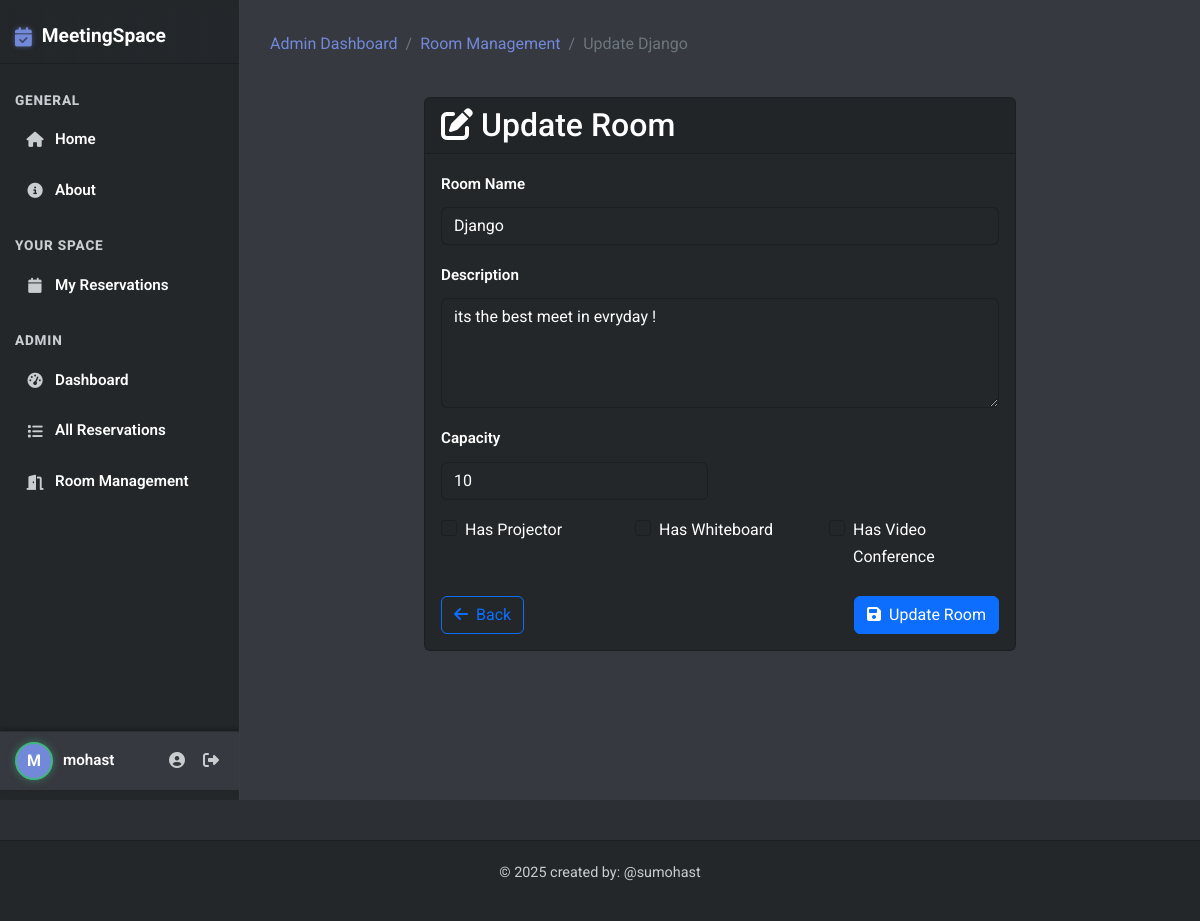
Page /update-room/7/ (signed in) on the committed database.
### base/models.py (models this page shows, shortened)
class Room(models.Model):
    name = models.CharField(max_length=100)
    capacity = models.IntegerField(default=10)
    has_projector = models.BooleanField(default=False)
    has_whiteboard = models.BooleanField(default=False)
    has_video_conference = models.BooleanField(default=False)
    description = models.TextField(null=True, blank=True)
    created = models.DateTimeField(auto_now_add=True)
    updated = models.DateTimeField(auto_now=True)
    class Meta: # this class is used to define metadata for the model , for example when we want to sort the rooms by name
        ordering = ['name']

### base/views.py (the view)
# urls.py: path('update-room/<str:pk>/', views.update_room, name="update-room"),
@staff_member_required
def update_room(request, pk):
    room = get_object_or_404(Room, id=pk)
    form = RoomForm(instance=room)
    if request.method == 'POST':
        form = RoomForm(request.POST, instance=room)
        if form.is_valid():
            form.save()
            messages.success(request, 'Room updated successfully!')
            return redirect('room-management')
    context = {'form': form, 'room': room}
    return render(request, 'base/room_form.html', context)

### base/forms.py
class RoomForm(ModelForm):
    class Meta:
        model = Room
        fields = ['name', 'description', 'capacity', 'has_projector', 'has_whiteboard', 'has_video_conference']
        widgets = {
            'name': forms.TextInput(attrs={'class': 'form-control'}),
            'description': forms.Textarea(attrs={'class': 'form-control', 'rows': 4}),
            'capacity': forms.NumberInput(attrs={'class': 'form-control'}),
            'has_projector': forms.CheckboxInput(attrs={'class': 'form-check-input'}),
            'has_whiteboard': forms.CheckboxInput(attrs={'class': 'form-check-input'}),
            'has_video_conference': forms.CheckboxInput(attrs={'class': 'form-check-input'}),
        }

### templates/base/room_form.html (shortened to what this page needs)
{% extends 'main.html' %}
{% load static %}
{% block content %}
<div class="row mb-4">
    <div class="col-12">
        <nav aria-label="breadcrumb">
            <ol class="breadcrumb">
                <li class="breadcrumb-item"><a href="{% url 'admin-dashboard' %}">Admin Dashboard</a></li>
                <li class="breadcrumb-item"><a href="{% url 'room-management' %}">Room Management</a></li>
                <li class="breadcrumb-item active">{% if room %}Update {{ room.name }}{% else %}Create Room{% endif %}</li>
            </ol>
        </nav>
    </div>
</div>
<div class="row">
    <div class="col-lg-8 mx-auto">
        <div class="card">
            <div class="card-header">
                <h2 class="mb-0">
                    {% if room %}
                    <i class="fas fa-edit me-2"></i>Update Room
                    {% else %}
                    <i class="fas fa-plus-circle me-2"></i>Create Room
                    {% endif %}
                </h2>
            </div>
            <div class="card-body">
                <form method="POST" action="">
                    <div class="row mb-3">
                        <div class="col-12">
                            <label for="{{ form.name.id_for_label }}" class="form-label">Room Name</label>
                            {{ form.name }}
                        </div>
                    </div>
                    <div class="row mb-3">
                        <div class="col-12">
                            <label for="{{ form.description.id_for_label }}" class="form-label">Description</label>
                            {{ form.description }}
                        </div>
                    </div>
                    <div class="row mb-3">
                        <div class="col-md-6">
                            <label for="{{ form.capacity.id_for_label }}" class="form-label">Capacity</label>
                            {{ form.capacity }}
                        </div>
                    </div>
                    <div class="row mb-4">
                        <div class="col-md-4">
                            <div class="form-check">
                                {{ form.has_projector }}
                                <label class="form-check-label" for="{{ form.has_projector.id_for_label }}">
                                    Has Projector
                                </label>
                            </div>
                        </div>
                        <div class="col-md-4">
                            <div class="form-check">
                                {{ form.has_whiteboard }}
                                <label class="form-check-label" for="{{ form.has_whiteboard.id_for_label }}">
                                    Has Whiteboard
                                </label>
                            </div>
                        </div>
                        <div class="col-md-4">
                            <div class="form-check">
                                {{ form.has_video_conference }}
                                <label class="form-check-label" for="{{ form.has_video_conference.id_for_label }}">
                                    Has Video Conference
                                </label>
                            </div>
                        </div>
                    </div>
                    <div class="d-flex justify-content-between">
                        <a href="{% url 'room-management' %}" class="btn btn-outline-primary">
                            <i class="fas fa-arrow-left me-1"></i> Back
                        </a>
                        <button type="submit" class="btn btn-primary">
                            <i class="fas fa-save me-1"></i>
                            {% if room %}Update Room{% else %}Create Room{% endif %}
                        </button>
                    </div>
                </form>
            </div>
        </div>
    </div>
</div>
{% endblock %}

### templates/main.html (shortened to what this page needs)
{% load static %}
<!DOCTYPE html>
<html lang="en">
<head>
    <link href="https://cdn.jsdelivr.net/npm/bootstrap@5.2.3/dist/css/bootstrap.min.css" rel="stylesheet">
    <link rel="stylesheet" href="https://cdnjs.cloudflare.com/ajax/libs/font-awesome/6.4.0/css/all.min.css">
    <link rel="stylesheet" href="{% static 'css/discord-theme.css' %}">
</head>
<body>
    <div class="discord-app-container">
        <div class="sidebar-left">
            <a class="brand-link" href="{% url 'home' %}">
                <i class="fas fa-calendar-check"></i>MeetingSpace
            </a>
            <div class="nav-category">General</div>
            <ul class="list-unstyled mb-0">
                <li class="nav-item-discord">
                    <a class="{% if request.path == '/' %}active{% endif %}" href="{% url 'home' %}">
                        <i class="fas fa-home"></i> Home
                    </a>
                </li>
                <li class="nav-item-discord">
                    <a class="{% if 'about' in request.path %}active{% endif %}" href="{% url 'about' %}">
                        <i class="fas fa-info-circle"></i> About
                    </a>
                </li>
            </ul>
            {% if user.is_authenticated %}
            <div class="nav-category mt-3">Your Space</div>
            <ul class="list-unstyled mb-0">
                <li class="nav-item-discord">
                    <a class="{% if 'my-reservations' in request.path %}active{% endif %}" href="{% url 'user-reservations' %}">
                        <i class="fas fa-calendar"></i> My Reservations
                    </a>
                </li>
            </ul>
            {% if user.is_staff %}
            <div class="nav-category mt-3">Admin</div>
            <ul class="list-unstyled mb-0">
                <li class="nav-item-discord">
                    <a class="{% if 'admin-dashboard' in request.path %}active{% endif %}" href="{% url 'admin-dashboard' %}">
                        <i class="fas fa-tachometer-alt"></i> Dashboard
                    </a>
                </li>
                <li class="nav-item-discord">
                    <a class="{% if 'admin-reservations' in request.path %}active{% endif %}" href="{% url 'admin-reservations' %}">
                        <i class="fas fa-list"></i> All Reservations
                    </a>
                </li>
                <li class="nav-item-discord">
                    <a class="{% if 'room-management' in request.path %}active{% endif %}" href="{% url 'room-management' %}">
                        <i class="fas fa-door-open"></i> Room Management
                    </a>
                </li>
            </ul>
            {% endif %}
            {% endif %}
            <div class="user-panel-discord mt-auto">
                {% if user.is_authenticated %}
                    <div class="user-avatar">
                        {{ user.username|slice:":1"|upper }}
                    </div>
                    <div class="user-info">
                        <div class="username">{{ user.username }}</div>
                    </div>
                    <div class="user-actions">
                        <a href="{% url 'profile' %}" title="Profile"><i class="fas fa-user-circle"></i></a>
                        <a href="{% url 'logout' %}" title="Logout"><i class="fas fa-sign-out-alt"></i></a>
                    </div>
                {% else %}
                    <a href="{% url 'login' %}" class="btn-discord btn-sm w-100">
                        <i class="fas fa-sign-in-alt me-1"></i> Login
                    </a>
                {% endif %}
            </div>
        </div>
        <div class="content-main-discord">
            {% block content %}{% endblock %}
        </div>
    </div>
    <footer>
        <div class="container">
            <p>&copy; {% now "Y" %} created by: @sumohast </p>
        </div>
    </footer>
</body>
</html>

### static/css/discord-theme.css (style rules this page uses)
:root { --discord-dark-bg: #2C2F33; --discord-surface-1: #23272A; --discord-surface-2: #36393F; --discord-text-primary: #ffffff; --discord-text-secondary: #C8CDD0; --discord-blue: #7289DA; --discord-blue-hover: #677BC4; --discord-green: #43B581; --discord-red: #F04747; --discord-yellow: #FCC047; --discord-border-light: rgba(255, 255, 255, 0.1); --discord-shadow-dark: rgba(0, 0, 0, 0.4); --discord-shadow-light: rgba(0, 0, 0, 0.2); }
body { background-color: var(--discord-dark-bg) !important; color: var(--discord-text-primary) !important; font-family: 'Roboto', sans-serif !important; margin: 0; padding: 0; overflow: hidden; line-height: 1.7; }
.discord-app-container { display: flex; height: 100vh; overflow: hidden; }
.sidebar-left { width: 240px; background-color: var(--discord-surface-1); padding: 10px 0; flex-shrink: 0; display: flex; flex-direction: column; overflow-y: auto; border-right: 1px solid var(--discord-border-light); box-shadow: 2px 0 5px var(--discord-shadow-dark); }
.sidebar-left .brand-link { display: flex; align-items: center; padding: 10px 15px; color: var(--discord-text-primary); font-size: 1.2rem; font-weight: 700; text-decoration: none; border-bottom: 1px solid rgba(0, 0, 0, 0.2); margin-bottom: 10px; background: linear-gradient(to right, var(--discord-surface-1), rgba(35, 39, 42, 0.8)); transition: background-color 0.2s ease; }
.sidebar-left .brand-link i { color: var(--discord-blue); margin-right: 10px; text-shadow: 0 0 5px rgba(114, 137, 218, 0.5); }
.sidebar-left .nav-category { color: var(--discord-text-secondary); font-size: 0.85rem; text-transform: uppercase; margin: 15px 15px 5px 15px; font-weight: 800; letter-spacing: 0.8px; }
.sidebar-left .nav-item-discord a { display: flex; align-items: center; padding: 10px 15px; margin: 0 10px 5px 10px; border-radius: 6px; color: var(--discord-text-primary); text-decoration: none; transition: background-color 0.2s ease-in-out, color 0.2s ease-in-out; font-weight: 600; font-size: 0.95rem; }
.sidebar-left .nav-item-discord i { margin-right: 10px; width: 20px; text-align: center; color: var(--discord-text-secondary); transition: color 0.2s ease; }
.user-panel-discord { margin-top: auto; padding: 10px 15px; background-color: var(--discord-surface-2); border-top: 1px solid rgba(0, 0, 0, 0.2); display: flex; align-items: center; box-shadow: 0 -2px 5px rgba(0, 0, 0, 0.3); }
.user-panel-discord .user-avatar { width: 38px; height: 38px; border-radius: 50%; background-color: var(--discord-blue); display: flex; align-items: center; justify-content: center; color: #fff; font-weight: bold; font-size: 1rem; margin-right: 10px; flex-shrink: 0; border: 2px solid var(--discord-green); box-shadow: 0 0 8px rgba(67, 181, 129, 0.5); }
.user-panel-discord .user-info { flex-grow: 1; color: var(--discord-text-primary); font-size: 0.95rem; }
.user-panel-discord .user-info .username { font-weight: 600; }
.user-panel-discord .user-actions { display: flex; gap: 8px; }
.user-panel-discord .user-actions a { color: var(--discord-text-secondary); padding: 5px; border-radius: 3px; transition: color 0.15s ease-in-out, background-color 0.15s ease-in-out; }
.content-main-discord { flex-grow: 1; background-color: var(--discord-surface-2); overflow-y: auto; padding: 30px; position: relative; }
.card, .form-control { background-color: var(--discord-surface-1) !important; border: 1px solid rgba(0, 0, 0, 0.2) !important; color: var(--discord-text-primary) !important; border-radius: 6px !important; }
.form-control::placeholder { color: var(--discord-text-secondary) !important; }
a { color: var(--discord-blue); text-decoration: none; transition: color 0.2s ease; }
footer { background-color: var(--discord-surface-1); border-top: 1px solid rgba(0,0,0,0.2); color: var(--discord-text-secondary); margin-top: 40px; padding: 20px 0; text-align: center; font-size: 0.9rem; }
label.form-label { color: var(--discord-text-primary); font-weight: 600; margin-bottom: 0.6rem; font-size: 0.95rem; }
.form-check-input { background-color: var(--discord-surface-1); border: 1px solid rgba(0,0,0,0.2); }

### rows in the picture
Room: name "Django", description "its the best meet in evryday !", capacity "10"

### other values in the picture
{{ user.username|slice:":1"|upper }} "M"
{{ user.username }} "mohast"
